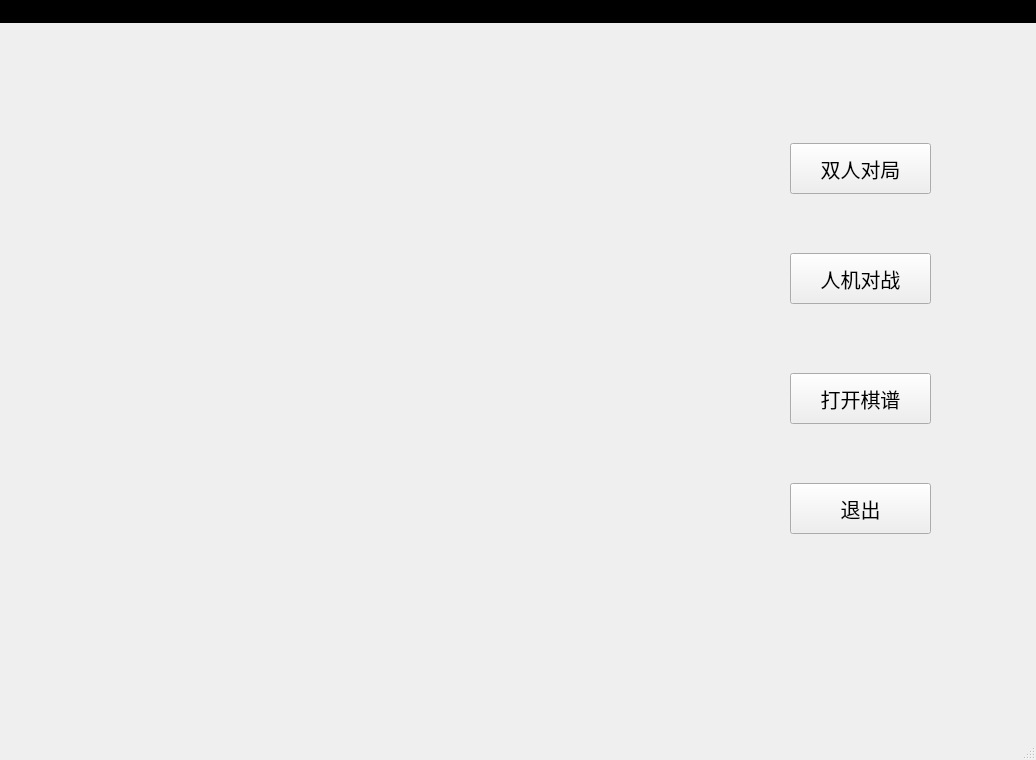
<?xml version="1.0" encoding="UTF-8"?>
<ui version="4.0">
 <class>MainWindow</class>
 <widget class="QMainWindow" name="MainWindow">
  <property name="geometry">
   <rect>
    <x>0</x>
    <y>0</y>
    <width>1036</width>
    <height>760</height>
   </rect>
  </property>
  <property name="sizePolicy">
   <sizepolicy hsizetype="Fixed" vsizetype="Fixed">
    <horstretch>0</horstretch>
    <verstretch>0</verstretch>
   </sizepolicy>
  </property>
  <property name="minimumSize">
   <size>
    <width>1036</width>
    <height>760</height>
   </size>
  </property>
  <property name="maximumSize">
   <size>
    <width>1036</width>
    <height>760</height>
   </size>
  </property>
  <property name="windowTitle">
   <string>MainWindow</string>
  </property>
  <property name="styleSheet">
   <string notr="true"/>
  </property>
  <widget class="QWidget" name="centralwidget">
   <property name="sizePolicy">
    <sizepolicy hsizetype="Fixed" vsizetype="Fixed">
     <horstretch>0</horstretch>
     <verstretch>0</verstretch>
    </sizepolicy>
   </property>
   <property name="maximumSize">
    <size>
     <width>1036</width>
     <height>721</height>
    </size>
   </property>
   <property name="styleSheet">
    <string notr="true">background-image: url(:/pic/Main.png);</string>
   </property>
   <widget class="QPushButton" name="pvpButton">
    <property name="geometry">
     <rect>
      <x>790</x>
      <y>120</y>
      <width>141</width>
      <height>51</height>
     </rect>
    </property>
    <property name="sizePolicy">
     <sizepolicy hsizetype="Fixed" vsizetype="Fixed">
      <horstretch>0</horstretch>
      <verstretch>0</verstretch>
     </sizepolicy>
    </property>
    <property name="styleSheet">
     <string notr="true">font-size:20px;
background-image: url(:/pic/buttonBackground.png);
color:rgb(0,0,0);</string>
    </property>
    <property name="text">
     <string>双人对局</string>
    </property>
   </widget>
   <widget class="QPushButton" name="pveButton">
    <property name="geometry">
     <rect>
      <x>790</x>
      <y>230</y>
      <width>141</width>
      <height>51</height>
     </rect>
    </property>
    <property name="styleSheet">
     <string notr="true">font-size:20px;
background-image: url(:/pic/buttonBackground.png);
color:rgb(0,0,0);</string>
    </property>
    <property name="text">
     <string>人机对战</string>
    </property>
   </widget>
   <widget class="QPushButton" name="manualButton">
    <property name="geometry">
     <rect>
      <x>790</x>
      <y>350</y>
      <width>141</width>
      <height>51</height>
     </rect>
    </property>
    <property name="styleSheet">
     <string notr="true">font-size:20px;
background-image: url(:/pic/buttonBackground.png);
color:rgb(0,0,0);</string>
    </property>
    <property name="text">
     <string>打开棋谱</string>
    </property>
   </widget>
   <widget class="QPushButton" name="exitButton">
    <property name="geometry">
     <rect>
      <x>790</x>
      <y>460</y>
      <width>141</width>
      <height>51</height>
     </rect>
    </property>
    <property name="styleSheet">
     <string notr="true">font-size:20px;
background-image: url(:/pic/buttonBackground.png);
color:rgb(0,0,0);</string>
    </property>
    <property name="text">
     <string>退出</string>
    </property>
   </widget>
  </widget>
  <widget class="QMenuBar" name="menubar">
   <property name="geometry">
    <rect>
     <x>0</x>
     <y>0</y>
     <width>1036</width>
     <height>17</height>
    </rect>
   </property>
   <property name="styleSheet">
    <string notr="true">background-color: rgb(0, 0, 0);</string>
   </property>
   <widget class="QMenu" name="doMenu">
    <property name="title">
     <string>棋谱</string>
    </property>
    <addaction name="actionOpen"/>
    <addaction name="actionFolder"/>
   </widget>
   <widget class="QMenu" name="infoMenu">
    <property name="title">
     <string>关于</string>
    </property>
    <addaction name="actionVersion"/>
   </widget>
   <widget class="QMenu" name="checkMenu">
    <property name="title">
     <string>设置</string>
    </property>
    <addaction name="actionAutoSave"/>
   </widget>
   <addaction name="doMenu"/>
   <addaction name="checkMenu"/>
   <addaction name="infoMenu"/>
  </widget>
  <widget class="QStatusBar" name="statusbar"/>
  <action name="actionOpen">
   <property name="icon">
    <iconset theme="QIcon::ThemeIcon::DocumentOpen"/>
   </property>
   <property name="text">
    <string>打开棋谱</string>
   </property>
  </action>
  <action name="actionFolder">
   <property name="icon">
    <iconset theme="QIcon::ThemeIcon::FolderOpen"/>
   </property>
   <property name="text">
    <string>打开棋谱文件夹</string>
   </property>
  </action>
  <action name="actionAutoSave">
   <property name="checkable">
    <bool>true</bool>
   </property>
   <property name="checked">
    <bool>true</bool>
   </property>
   <property name="text">
    <string>自动保存棋谱</string>
   </property>
  </action>
  <action name="actionVersion">
   <property name="icon">
    <iconset theme="QIcon::ThemeIcon::DialogInformation"/>
   </property>
   <property name="text">
    <string>版本</string>
   </property>
  </action>
 </widget>
 <resources/>
 <connections/>
</ui>
